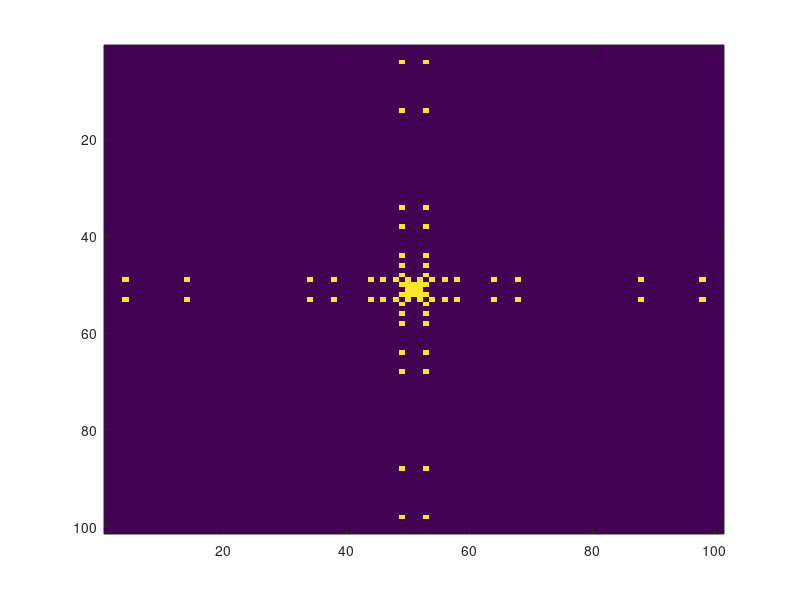

The MATLAB source for this figure:
function SuperPrimes
  size =101;
  grid = zeros(size);
  list = []
  min = -floor((size/2));
  max = -min;
  
  for(i = min:max)
    for(j = min:max)

      if(isPrime(abs(i)) == 1 && isPrime(abs(j)) == 1 && isPrime(abs(i)^2+abs(j)^2) == 1)
        if(j == 2)
           list = [list i];
        endif
        %'found'
        grid(i+max+1,j+max+1) = 1;
      endif 
    
    endfor 
  endfor 
  imagesc(grid)
  list
  'done'
      
function bool = isPrime(n)
  for(diviser = 2:sqrt(n))
    if(mod(abs(n),diviser) == 0)
       bool = false;
       return
    endif
  endfor
  bool = true;
